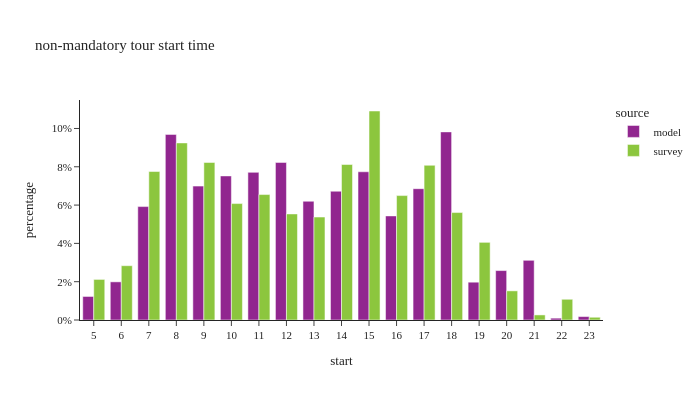

Source (notebook cell):
### Markdown cell above
## non-mandatory tour start time

### Code cell
df_plot = non_m_tour_data.groupby(['source','start'])[['tour_weight']].sum().reset_index()
df_plot['percentage'] = df_plot.groupby(['source'], group_keys=False)['tour_weight']. \
    apply(lambda x: x / float(x.sum()))

fig = px.bar(df_plot, x="start", y="percentage", color="source",barmode="group",
             title="non-mandatory tour start time")
fig.for_each_annotation(lambda a: a.update(text = a.text.split("=")[-1]))
fig.update_layout(height=400, width=700, yaxis=dict(tickformat=".0%"), xaxis=dict(dtick="1"))
fig.show()

### Figure 1 — Plotly figure (JSON) as saved in the notebook; plotly's stock layout.template omitted (floating-point values rounded to 4 significant figures)
{"data": [{"alignmentgroup": "True", "hovertemplate": "source=model<br>start=%{x}<br>percentage=%{y}<extra></extra>", "legendgroup": "model", "marker": {"color": "#91268F", "pattern": {"shape": ""}}, "name": "model", "offsetgroup": "model", "orientation": "v", "showlegend": true, "textposition": "auto", "type": "bar", "x": [5.0, 6.0, 7.0, 8.0, 9.0, 10.0, 11.0, 12.0, 13.0, 14.0, 15.0, 16.0, 17.0, 18.0, 19.0, 20.0, 21.0, 22.0, 23.0], "xaxis": "x", "y": [0.01229, 0.01992, 0.05922, 0.09691, 0.06991, 0.07522, 0.07708, 0.08227, 0.06199, 0.06723, 0.07739, 0.05434, 0.06856, 0.09822, 0.01974, 0.02581, 0.03117, 0.0009585, 0.001786], "yaxis": "y"}, {"alignmentgroup": "True", "hovertemplate": "source=survey<br>start=%{x}<br>percentage=%{y}<extra></extra>", "legendgroup": "survey", "marker": {"color": "#8CC63E", "pattern": {"shape": ""}}, "name": "survey", "offsetgroup": "survey", "orientation": "v", "showlegend": true, "textposition": "auto", "type": "bar", "x": [5.0, 6.0, 7.0, 8.0, 9.0, 10.0, 11.0, 12.0, 13.0, 14.0, 15.0, 16.0, 17.0, 18.0, 19.0, 20.0, 21.0, 22.0, 23.0], "xaxis": "x", "y": [0.02119, 0.02835, 0.07752, 0.09246, 0.08226, 0.06079, 0.06549, 0.05538, 0.05375, 0.08117, 0.1091, 0.06496, 0.08077, 0.0561, 0.04055, 0.01522, 0.002652, 0.01082, 0.001435], "yaxis": "y"}], "layout": {"barmode": "group", "height": 400, "legend": {"title": {"text": "source"}, "tracegroupgap": 0}, "title": {"text": "non-mandatory tour start time"}, "width": 700, "xaxis": {"anchor": "y", "domain": [0.0, 1.0], "dtick": "1", "title": {"text": "start"}}, "yaxis": {"anchor": "x", "domain": [0.0, 1.0], "tickformat": ".0%", "title": {"text": "percentage"}}}}
